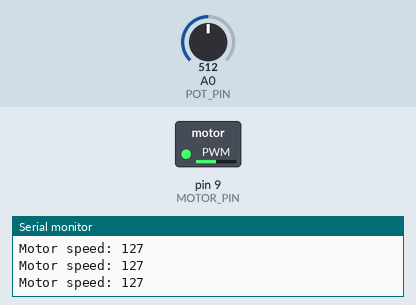
This sketch was run on a simulated Arduino Uno, built with avr-gcc and run on an emulated ATmega328P. Parts: switched loads named in the sketch (green lamp = pin HIGH), the last lines printed to the serial monitor. The test bench sets the inputs (shaded band); at power-on: A0 (POT_PIN) = 512.

Above: at 1.2 s.
1.3 s: A0 (POT_PIN) set to 716
At 2.5 s:
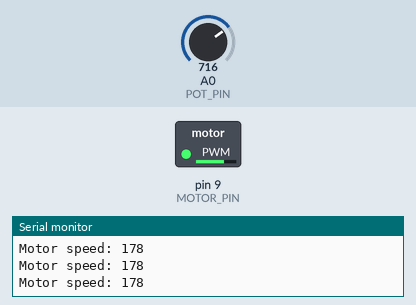
2.8 s: A0 (POT_PIN) set to 417
At 4.0 s:
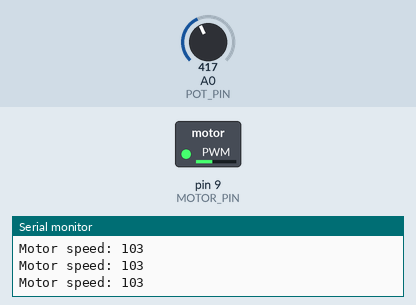
4.3 s: A0 (POT_PIN) set to 385
At 4.7 s:
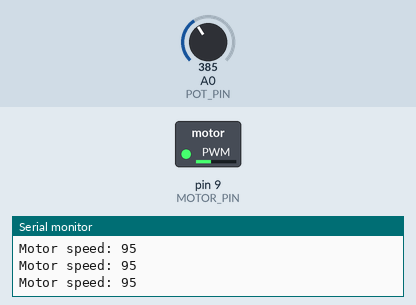
5.8 s: A0 (POT_PIN) set to 122
At 6.8 s:
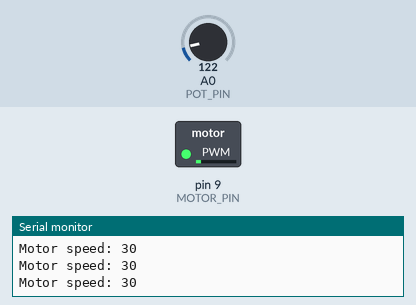
7.3 s: A0 (POT_PIN) set to 900
At 8.4 s:
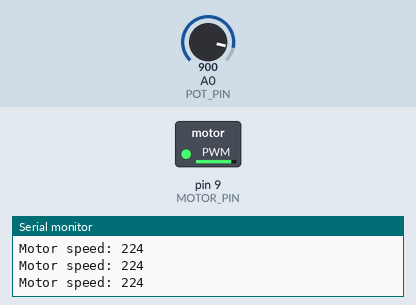
8.8 s: A0 (POT_PIN) set to 44
At 10.0 s:
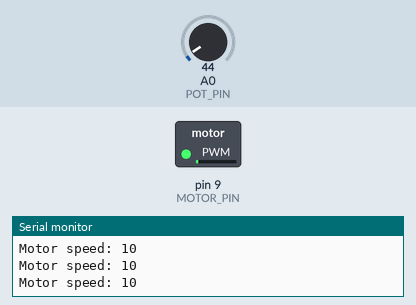
10.3 s: A0 (POT_PIN) set to 36
Timing chart, 0 to 12.8 s (numbered marks = the images above; inputs shaded):
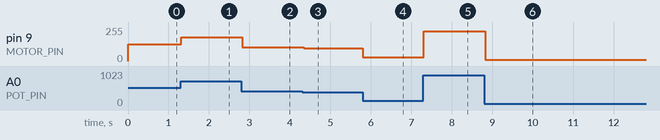

The sketch:

11-spinning-fan.ino
```cpp
/*
 * Project 11: Spinning Fan
 *
 * What this does: turn the knob to make a motor spin faster or slower —
 *                 like controlling the speed of a fan!
 *
 * Parts needed:
 *   - 1 × DC motor (small, with 2 wires)
 *   - 1 × NPN transistor BC547 (tiny black D-shape with 3 legs)
 *   - 1 × resistor (1k ohm — brown, black, red, gold stripes)
 *   - 1 × diode 1N4007 (small black cylinder with a silver stripe on one end)
 *   - 1 × ceramic capacitor 100nF (small yellow or orange disc)
 *   - 1 × potentiometer (round knob)
 *   - jumper wires
 *
 * WHY DO WE NEED A TRANSISTOR?
 *   The motor needs more electricity than an Arduino pin can give.
 *   The transistor works like a water tap:
 *     - A small signal on the Base pin controls a bigger flow through Collector and Emitter.
 *   So a tiny signal from pin 9 controls a much bigger current through the motor!
 *
 * WHY DO WE NEED A FLYBACK DIODE (1N4007)?
 *   Motors are like tiny electromagnets — when you switch them off they try to keep
 *   pushing current, creating a sudden reverse voltage spike.
 *   Without the diode this spike can damage the transistor or the Arduino.
 *   The diode sits across the motor wires (stripe toward 5V) and gives the spike
 *   a safe path to flow away harmlessly.
 *   The 100nF capacitor is a DIFFERENT protection — it smooths out high-frequency
 *   noise. You need BOTH the diode AND the capacitor!
 *
 * Written for children — every line is explained!
 */

#define MOTOR_PIN 9    // transistor Base connects through a resistor to pin 9 (PWM)
#define POT_PIN   A0   // potentiometer knob is on analog pin A0

// setup() runs once when the Arduino turns on
void setup() {
  pinMode(MOTOR_PIN, OUTPUT);  // pin 9 will send PWM signals to the transistor
  Serial.begin(9600);          // start communication with the computer
}

// loop() runs over and over, forever
void loop() {
  // Read the knob — gives a number from 0 (all the way left) to 1023 (all the way right)
  int knobValue = analogRead(POT_PIN);

  // Convert the knob value (0–1023) to a motor speed (0–255)
  // analogWrite needs a number between 0 and 255
  // map() converts one range to another — like scaling a recipe!
  int motorSpeed = map(knobValue, 0, 1023, 0, 255);

  // Send the speed to the motor (through the transistor)
  // 0 = motor stopped, 255 = full speed
  analogWrite(MOTOR_PIN, motorSpeed);

  // Show the speed value in Serial Monitor so we can watch it
  Serial.print("Motor speed: ");
  Serial.println(motorSpeed);

  delay(50);  // small pause — check the knob 20 times per second
}
```

Measured:
- after the input at 1.3 s, pin 9 (MOTOR_PIN): 127/255 → 178/255 at once
- after the input at 2.8 s, pin 9 (MOTOR_PIN): 178/255 → 103/255 at once
- after the input at 4.3 s, pin 9 (MOTOR_PIN): 103/255 → 95/255 at once
- after the input at 5.8 s, pin 9 (MOTOR_PIN): 95/255 → 30/255 at once
- after the input at 7.3 s, pin 9 (MOTOR_PIN): 30/255 → 224/255 at once
- after the input at 8.8 s, pin 9 (MOTOR_PIN): 224/255 → 10/255 at once
- after the input at 10.3 s, pin 9 (MOTOR_PIN): 10/255 → 8/255 at once
